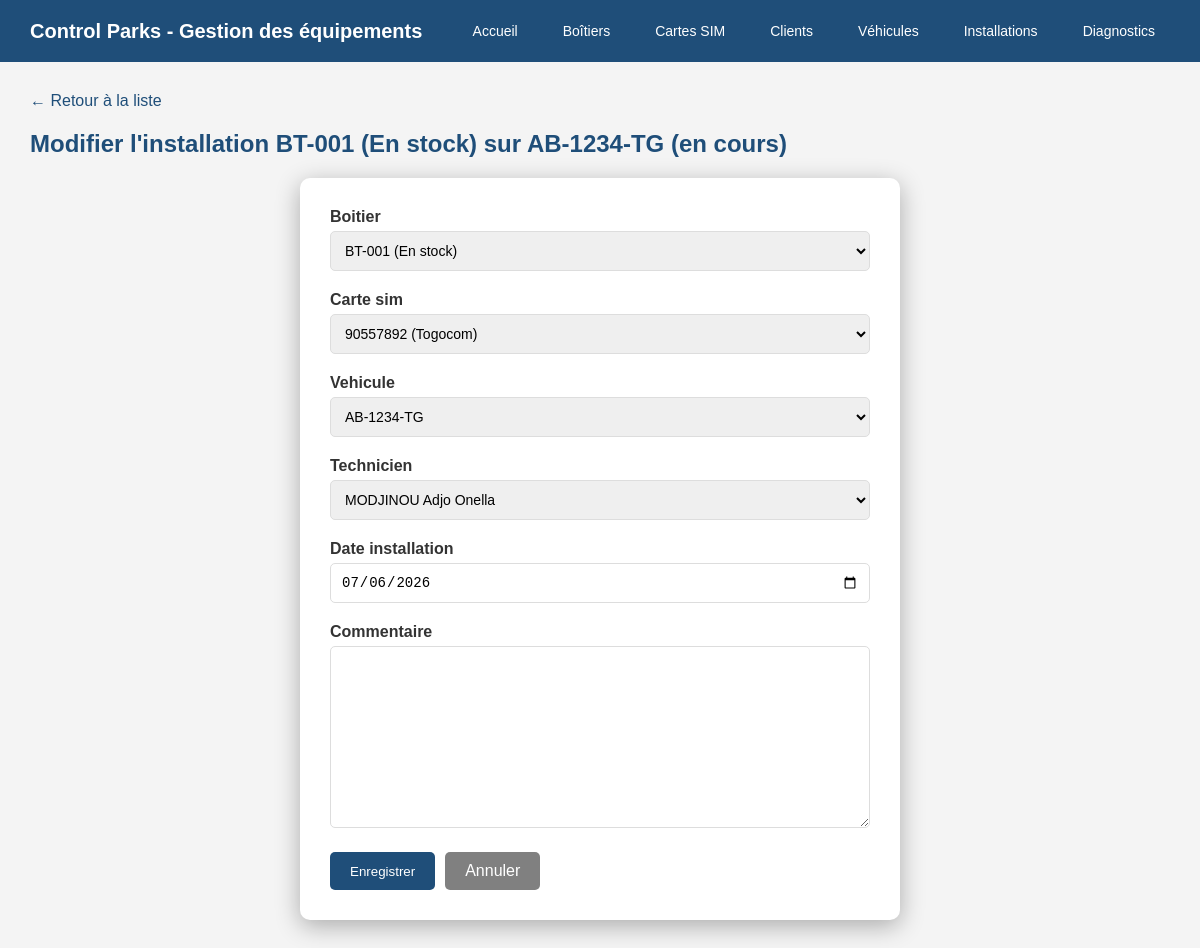
Screenshot of /installations/1/modifier/ with the database file from the repository.
### equipements/models.py (models this page shows)
class Installation(models.Model):
    boitier = models.ForeignKey(Boitier, on_delete=models.PROTECT, related_name="installations")
    carte_sim = models.ForeignKey(CarteSIM, on_delete=models.PROTECT, related_name="installations")
    vehicule = models.ForeignKey(Vehicule, on_delete=models.PROTECT, related_name="installations")
    technicien = models.ForeignKey(Technicien, on_delete=models.PROTECT, related_name="installations")
    date_installation = models.DateField()
    date_desinstallation = models.DateField(null=True, blank=True)
    commentaire = models.TextField(blank=True)
    def __str__(self):
        statut = "en cours" if self.date_desinstallation is None else "terminée"
        return f"{self.boitier} sur {self.vehicule} ({statut})"
    class Meta:
        ordering = ["-date_installation"]

class Boitier(models.Model):
    ETAT_CHOICES = [
        ("stock", "En stock"),
        ("installe", "Installé"),
        ("panne", "En panne"),
        ("retire", "Retiré"),
    ]
    numero_serie = models.CharField(max_length=100, unique=True)
    modele = models.ForeignKey(ModeleBoitier, on_delete=models.PROTECT, related_name="boitiers")
    date_achat = models.DateField(null=True, blank=True)
    etat = models.CharField(max_length=20, choices=ETAT_CHOICES, default="stock")
    def __str__(self):
        return f"{self.numero_serie} ({self.get_etat_display()})"

class Vehicule(models.Model):
    plaque = models.CharField(max_length=20, unique=True)
    marque = models.CharField(max_length=100, blank=True)
    modele = models.CharField(max_length=100, blank=True)
    client = models.ForeignKey(Client, on_delete=models.SET_NULL, null=True, related_name="vehicules")
    def __str__(self):
        return self.plaque

### equipements/views.py (the view)
# urls.py: path('installations/<int:id>/modifier/', views.modifier_installation, name='modifier_installation'),
def modifier_installation(request, id):
    installation = Installation.objects.get(id=id)
    if request.method == 'POST':
        form = InstallationForm(request.POST, instance=installation)
        if form.is_valid():
            form.save()
            return redirect('liste_installations')
    else:
        form = InstallationForm(instance=installation)
    return render(request, 'equipements/installations/modifier.html', {
        'form': form,
        'installation': installation
    })

### equipements/forms.py
class InstallationForm(forms.ModelForm):
    class Meta:
        model = Installation
        fields = ['boitier', 'carte_sim', 'vehicule', 'technicien', 'date_installation', 'commentaire']
        widgets = {
            'date_installation': forms.DateInput(attrs={'type': 'date'}),
        }

### equipements/models.py (called while the page is built)
    def __str__(self):
        return self.nom

    def __str__(self):
        return f"{self.nom} {self.prenom}"

    def __str__(self):
        return f"{self.numero_telephone} ({self.operateur})"

### equipements/templates/equipements/installations/modifier.html (shortened to what this page needs)
{% extends 'equipements/base.html' %}
{% block content %}
<a href="/installations/" class="retour">← Retour à la liste</a>
<h2>Modifier l'installation {{ installation }}</h2>
<div class="form-container">
    <form method="POST">
        {% for field in form %}
        <div class="form-group">
            <label>{{ field.label }}</label>
            {{ field }}
        </div>
        {% endfor %}
        <div style="display:flex; gap:10px; margin-top:10px;">
            <button type="submit" class="btn">Enregistrer</button>
            <a href="javascript:history.back()" class="btn" style="background-color:gray;">Annuler</a>
        </div>
    </form>
</div>
{% endblock %}

### equipements/templates/equipements/base.html (style rules this page uses)
* { margin: 0; padding: 0; box-sizing: border-box; }
body { font-family: Arial, sans-serif; background-color: #f4f4f4; }
h2 { color: #1F4E79; margin-bottom: 20px; }
.btn { background-color: #1F4E79; color: white; padding: 10px 20px; border: none; border-radius: 5px; cursor: pointer; text-decoration: none; display: inline-block; }
.retour { display: inline-block; margin-bottom: 20px; color: #1F4E79; text-decoration: none; }
.form-group { margin-bottom: 20px; }
label { display: block; margin-bottom: 5px; font-weight: bold; color: #333; }
input, select, textarea { width: 100%; padding: 10px; border: 1px solid #ddd; border-radius: 5px; font-size: 14px; }
.form-container { background: white; border-radius: 10px; padding: 30px; max-width: 600px; margin: 0 auto; box-shadow: 0 6px 25px rgba(0,0,0,0.3); }

### rows the page displays
Installation: date_desinstallation+boitier+vehicule "BT-001 (En stock) sur AB-1234-TG (en cours)", form "BT-001 (En stock)" "90557892 (Togocom)" "AB-1234-TG" "MODJINOU Adjo Onella" "07/06/2026"

### other values shown
{{ field.label }} "Boitier" "Carte sim" "Vehicule" "Technicien" "Date installation" "Commentaire"
